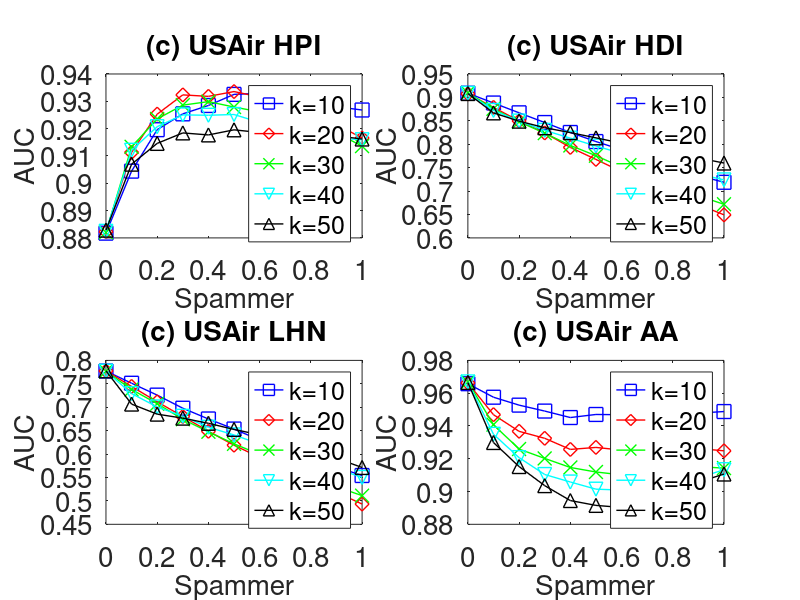

Here is the MATLAB script that generated this plot:

subplot(2,2,1);
x=0:0.1:1;
y=[0.8817347	0.9044307	0.9196126	0.9254048	0.9284681	0.9325364	0.932915	0.9290422	0.9304343	0.92801	0.9268124
];
plot(x,y,'-bs','LineWidth',1,'MarkerSize',10);
hold on;

y=[0.8822651	0.9113087	0.9252935	0.9323475	0.9318072	0.9335661	0.9315748	0.9285307	0.926229	0.9215419	0.9165588
];
plot(x,y,'-rd','LineWidth',1,'MarkerSize',10);
hold on;

y=[0.8820107	0.9133333	0.9235483	0.9285952	0.9298817	0.9278951	0.9261434	0.9245006	0.9184453	0.9184348	0.9135914
];
plot(x,y,'-gx','LineWidth',1,'MarkerSize',10);
hold on;

y=[0.8824213	0.9120844	0.9207124	0.9250259	0.9248898	0.9251698	0.9222711	0.9201232	0.9186048	0.9165635	0.9159356
];
plot(x,y,'-cv','LineWidth',1,'MarkerSize',10);
hold on;

y=[0.8828264	0.9069884	0.9145947	0.9184258	0.9176909	0.9195567	0.9185753	0.9194422	0.9200104	0.9173596	0.9161965
];
plot(x,y,'-k^','LineWidth',1,'MarkerSize',10);


set(gca,'FontSize',20);
xlabel('Spammer','fontsize',20);
ylabel('AUC','fontsize',20);
title('(c) USAir HPI','fontsize',20);

legend('k=10','k=20','k=30','k=40','k=50');
hold on;



subplot(2,2,2);
x=0:0.1:1;
y=[0.9089626	0.8880224	0.8670981	0.8463536	0.8250862	0.8057105	0.7881863	0.7677442	0.7519312	0.7332708	0.7187308
];
plot(x,y,'-bs','LineWidth',1,'MarkerSize',10);
hold on;

y=[0.9076302	0.8786081	0.8498596	0.8241693	0.7932651	0.7675579	0.7415349	0.7178491	0.6938541	0.6713561	0.6492559
];
plot(x,y,'-rd','LineWidth',1,'MarkerSize',10);
hold on;

y=[0.9095595	0.8755748	0.8477583	0.8236749	0.797407	0.7755339	0.7511566	0.7281258	0.7061246	0.6900273	0.6717212
];
plot(x,y,'-gx','LineWidth',1,'MarkerSize',10);
hold on;

y=[0.9084754	0.872186	0.8495202	0.829686	0.8129996	0.7960896	0.7805096	0.7638998	0.7497055	0.7365089	0.7238934
];
plot(x,y,'-cv','LineWidth',1,'MarkerSize',10);
hold on;

y=[0.9082725	0.8669293	0.8492542	0.8353172	0.8247963	0.8136479	0.8021896	0.7904778	0.78131	0.7706727	0.7598434
];
plot(x,y,'-k^','LineWidth',1,'MarkerSize',10);


set(gca,'FontSize',20);
xlabel('Spammer','fontsize',20);
ylabel('AUC','fontsize',20);
title('(c) USAir HDI','fontsize',20);

legend('k=10','k=20','k=30','k=40','k=50');
hold on;


subplot(2,2,3);
x=0:0.1:1;
y=[0.7772542	0.7512074	0.7258778	0.6978651	0.6749269	0.6534486	0.629949	0.6086206	0.5900584	0.5724765	0.5541892
];
plot(x,y,'-bs','LineWidth',1,'MarkerSize',10);
hold on;

y=[0.777467	0.7443756	0.7115631	0.6802679	0.648671	0.618904	0.5928669	0.567917	0.541893	0.5183694	0.4932853
];
plot(x,y,'-rd','LineWidth',1,'MarkerSize',10);
hold on;

y=[0.7766117	0.737909	0.7075785	0.674333	0.6475413	0.6219003	0.599191	0.5727026	0.5525551	0.5300749	0.5112573
];
plot(x,y,'-gx','LineWidth',1,'MarkerSize',10);
hold on;

y=[0.7768527	0.7291099	0.7005977	0.6807221	0.657248	0.6408233	0.6214122	0.6051784	0.5872879	0.5688026	0.5501362
];
plot(x,y,'-cv','LineWidth',1,'MarkerSize',10);
hold on;

y=[0.7776912	0.7066879	0.6852072	0.6766674	0.6656806	0.6525535	0.6411328	0.6258916	0.6084487	0.5910497	0.5713247
];
plot(x,y,'-k^','LineWidth',1,'MarkerSize',10);


set(gca,'FontSize',20);
xlabel('Spammer','fontsize',20);
ylabel('AUC','fontsize',20);
title('(c) USAir LHN','fontsize',20);

legend('k=10','k=20','k=30','k=40','k=50');
hold on;


subplot(2,2,4);
x=0:0.1:1;
y=[0.9657753	0.9575338	0.9527013	0.9490825	0.9451344	0.9470097	0.9468535	0.9455359	0.9480343	0.9478368	0.9487945
];
plot(x,y,'-bs','LineWidth',1,'MarkerSize',10);
hold on;

y=[0.9662412	0.9468676	0.9367172	0.9324686	0.9256888	0.9269087	0.9252749	0.9251351	0.926204	0.9262215	0.9248436
];
plot(x,y,'-rd','LineWidth',1,'MarkerSize',10);
hold on;

y=[0.9668175	0.9407732	0.9259074	0.9201987	0.9146724	0.9119181	0.9101591	0.912845	0.9098979	0.9151796	0.9142762
];
plot(x,y,'-gx','LineWidth',1,'MarkerSize',10);
hold on;

y=[0.9668515	0.9349228	0.9206763	0.9103877	0.905809	0.9014415	0.9008815	0.9014494	0.9050698	0.9082625	0.9133272
];
plot(x,y,'-cv','LineWidth',1,'MarkerSize',10);
hold on;

y=[0.9665624	0.9298975	0.9152292	0.9035823	0.894491	0.8915435	0.8902758	0.8942259	0.9009769	0.9056544	0.9106668
];
plot(x,y,'-k^','LineWidth',1,'MarkerSize',10);


set(gca,'FontSize',20);
xlabel('Spammer','fontsize',20);
ylabel('AUC','fontsize',20);
title('(c) USAir AA','fontsize',20);

legend('k=10','k=20','k=30','k=40','k=50');
hold on;